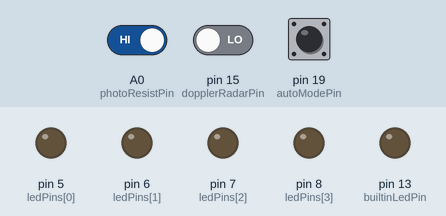
This sketch was run on a simulated Arduino Uno, built with avr-gcc and run on an emulated ATmega328P. Shown: output pins drawn as LEDs (lit = HIGH). The test bench sets the inputs (shaded band); at power-on: A0 (photoResistPin) HIGH, pin 15 (dopplerRadarPin) LOW, pin 19 (autoModePin) LOW. Random numbers use the default seed unless the sketch sets one; the audio player accepts every command and is not drawn; what the sketch prints to the serial monitor is not drawn.

Above: at 11.7 s.
11.8 s: A0 (photoResistPin) driven LOW
At 12.2 s:
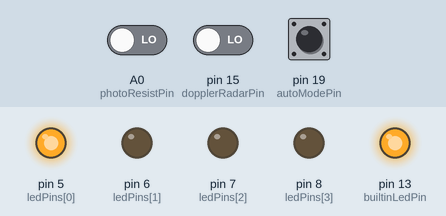
At 18.0 s:
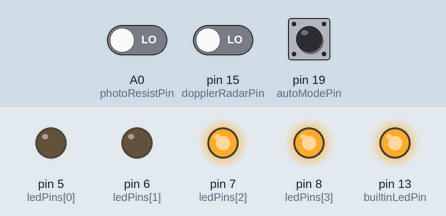
Timing chart, 0 to 29.8 s (numbered marks = the images above; inputs shaded):
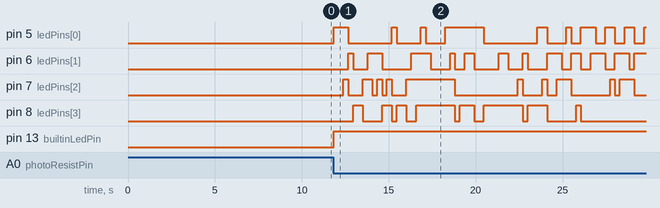

The sketch:

anomaly_electra.ino
```cpp
#include "Arduino.h"
#include "SoftwareSerial.h"
#include "DFRobotDFPlayerMini.h"
SoftwareSerial mySoftwareSerial(4, 3); // RX, TX
int playerBusyPin = 2; //LOW - busy/played audio, HIGH - ready
bool playerPlayed = 0;
DFRobotDFPlayerMini myDFPlayer;
void printDetail(uint8_t type, int value);

int ledPins[] = {5, 6, 7, 8};
int NUM_LEDS;
bool d1;
int autoModePin = 19; // HIGH - постоянно, LOW - по датчикам
int builtinLedPin = 13;
int photoResistPin = 14;
int dopplerRadarPin = 15;
unsigned long timerU;

#define TIMEU 10000UL // 4 сек для теста. рабочее = 10 ??? сек работы после сработки (мб поправить!!!)

void setup() {
  mySoftwareSerial.begin(9600);
  Serial.begin(9600);
  delay(10000);
  if (!myDFPlayer.begin(mySoftwareSerial)) {  //Use softwareSerial to communicate with mp3.
    Serial.println(F("DFPlayer Mini not ready"));
    while(true){
      delay(5); // Code to compatible with ESP8266 watch dog.
    }
  }
  Serial.println("DFPlayer Mini online");
  pinMode(playerBusyPin, INPUT);

//  myDFPlayer.volume(30);  //Set volume value. From 0 to 30
//  myDFPlayer.play(1);  //Play the first mp3
//  delay(500);
//  myDFPlayer.play(2);
//  delay(500);
//  myDFPlayer.play(3);

  NUM_LEDS = sizeof(ledPins) / sizeof(int);
  pinMode(autoModePin, INPUT);
  randomSeed(analogRead(A0));
  for (int n = 0; n < NUM_LEDS; n++) {
    pinMode(ledPins[n], OUTPUT);
  }
  pinMode(builtinLedPin, OUTPUT);
}

void loop() {
  if (myDFPlayer.available()) {
    printDetail(myDFPlayer.readType(), myDFPlayer.read()); //Print the detail message from DFPlayer to handle different errors and states.
  }
//  Serial.println(analogRead(playerBusyPin));
//  Serial.println(digitalRead(playerBusyPin));

  if (digitalRead(autoModePin) == HIGH || digitalRead(photoResistPin) == LOW || digitalRead(dopplerRadarPin) == HIGH){
    d1 = 1;
    timerU = millis();
  }
  else {
    //если датчик обнаруживает, и ledPinы уже работают, но давнее TIMEU
    if ((digitalRead(photoResistPin) == LOW || digitalRead(dopplerRadarPin) == HIGH) && d1 == 1 && millis() - timerU > TIMEU) {
      timerU = millis();
    }
    //если датчик не обнаруживает, и уже сработало, но давнее TIMEU, и гром не играет
    if ((digitalRead(photoResistPin) == HIGH || digitalRead(dopplerRadarPin) == LOW) && d1 == 1 && millis() - timerU > TIMEU && playerPlayed == 0) {
      d1 = 0;
//      allOff();
      delay(500); //пауза для устранения быстрого повторного срабаывания
    }
  }

  if (d1 == 1) {
    if (playerPlayed == 0) {
      playerPlayed = 1;
//      myDFPlayer.play(1);
      myDFPlayer.next();
    }
//    else {
//     myDFPlayer.next();
//    }
    static unsigned long timer = 0;
    static unsigned long interval = random(20, 500); //частота мигания если датчик обнаруживает (мб ПОПРАВИТЬ!!!)
    digitalWrite(builtinLedPin, HIGH);
    if (millis() - timer >= interval) {
      timer = millis();
      someOff();
      int thisLed = random(0, NUM_LEDS);
      digitalWrite(ledPins[thisLed], HIGH);
    }
//    digitalWrite(ledPins[0], HIGH);
//    delay(1000);
//    digitalWrite(ledPins[0], LOW);
//    digitalWrite(ledPins[1], HIGH);
//    delay(1000);
//    digitalWrite(ledPins[1], LOW);
//    digitalWrite(ledPins[2], HIGH);
//    delay(1000);
//    digitalWrite(ledPins[2], LOW);
//    digitalWrite(ledPins[3], HIGH);
//    delay(1000  );
//    digitalWrite(ledPins[3], LOW);

  }

  if (d1 == 0) {
    static unsigned long timer = 0;
    static unsigned long interval = random(60000, 120000); // set (60000-120000) (ПОПРАВИТЬ!!!)
    digitalWrite(builtinLedPin, LOW);
    if (millis() - timer >= interval) {
      timer = millis();
      allOff();
      int thisLed = random(0, NUM_LEDS);
      digitalWrite(ledPins[thisLed], HIGH);
      delay(10);
      digitalWrite(ledPins[thisLed], LOW);
    }
  }

}

void allOff() {
  for (int n = 0; n < NUM_LEDS; n++) {
    digitalWrite(ledPins[n], LOW);
  }
}

void someOff() {
  bool rndFlag = random(NUM_LEDS);
  if (rndFlag == false) {
    allOff();
  }
  else {
  digitalWrite(ledPins[random(0, NUM_LEDS)], LOW);
  }
}

void printDetail(uint8_t type, int value){
  switch (type) {
    case TimeOut:
      Serial.println(F("Time Out!"));
      break;
    case WrongStack:
      Serial.println(F("Stack Wrong!"));
      break;
    case DFPlayerCardInserted:
      Serial.println(F("Card Inserted!"));
      break;
    case DFPlayerCardRemoved:
      Serial.println(F("Card Removed!"));
      break;
    case DFPlayerCardOnline:
      Serial.println(F("Card Online!"));
      break;
    case DFPlayerUSBInserted:
      Serial.println("USB Inserted!");
      break;
    case DFPlayerUSBRemoved:
      Serial.println("USB Removed!");
      break;
    case DFPlayerPlayFinished:
      playerPlayed = 0;
      Serial.print(F("Number:"));
      Serial.print(value);
      Serial.println(F(" Play Finished!"));
      break;
    case DFPlayerError:
      Serial.print(F("DFPlayerError:"));
      switch (value) {
        case Busy:
          Serial.println(F("Card not found"));
          break;
        case Sleeping:
          Serial.println(F("Sleeping"));
          break;
        case SerialWrongStack:
          Serial.println(F("Get Wrong Stack"));
          break;
        case CheckSumNotMatch:
          Serial.println(F("Check Sum Not Match"));
          break;
        case FileIndexOut:
          Serial.println(F("File Index Out of Bound"));
          break;
        case FileMismatch:
          Serial.println(F("Cannot Find File"));
          break;
        case Advertise:
          Serial.println(F("In Advertise"));
          break;
        default:
          break;
      }
      break;
    default:
      break;
  }
}
```

Measured:
- after the input at 11.8 s, pin 5 (ledPins[0]): LOW → HIGH at once, → LOW 0.84 s later, → HIGH 2.5 s later, → LOW 0.28 s later, … (19 changes in this stretch); pin 6 (ledPins[1]): LOW → HIGH after 0.87 s, → LOW 0.28 s later, → HIGH 0.84 s later, → LOW 0.84 s later, … (23 changes in this stretch)
